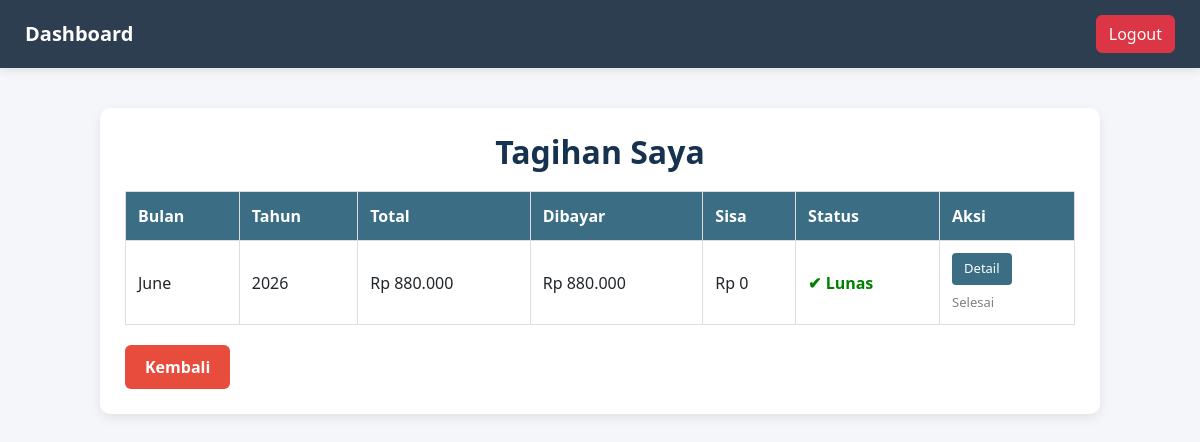
The page /tagihan-penyewa/ (signed in) on the database as committed earlier.
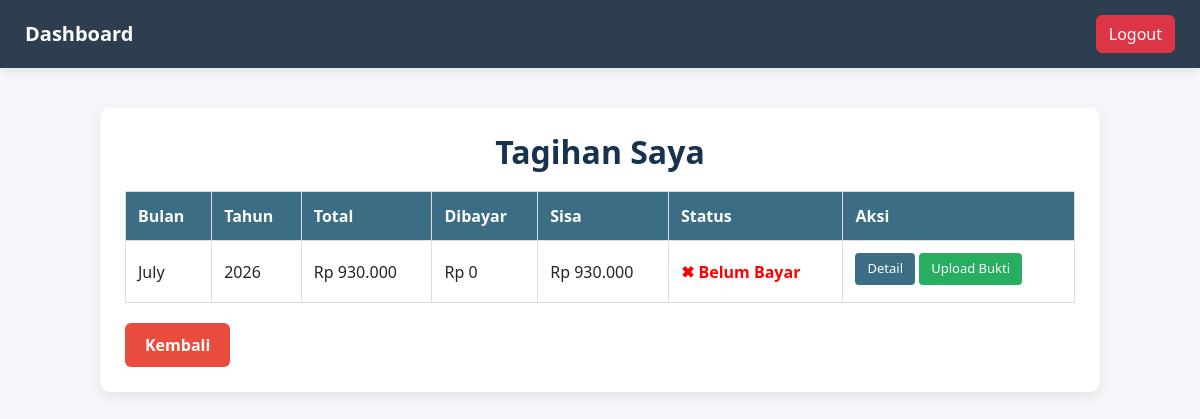
The same page on the database as committed later.
### kos/models.py (models this page shows, shortened)
class Tagihan(models.Model):
    penyewa = models.ForeignKey(Penyewa, on_delete=models.CASCADE)
    tanggal_tagihan = models.DateField(default=timezone.now)
    bulan = models.CharField(max_length=20)
    tahun = models.IntegerField()
    biaya_kamar = models.IntegerField()
    biaya_pindah = models.IntegerField(default=0)
    listrik = models.IntegerField(default=50000)
    air = models.IntegerField(default=30000)
    wifi = models.IntegerField(default=0)
    ac = models.IntegerField(default=0)
    rice_cooker = models.IntegerField(default=0)
    kipas_angin = models.IntegerField(default=0)
    total = models.IntegerField(default=0)
    dibayar = models.IntegerField(default=0)
    sisa = models.IntegerField(default=0)
    status = models.CharField(max_length=20, default="Belum Bayar")
    jatuh_tempo = models.DateField(null=True, blank=True)
    class Meta:
        unique_together = ('penyewa', 'bulan', 'tahun')

### kos/views.py (the view)
# urls.py: path('tagihan-penyewa/', views.tagihan_penyewa, name='tagihan_penyewa'),
@login_required
def tagihan_penyewa(request):
    try:
        penyewa = Penyewa.objects.get(user=request.user)
    except Penyewa.DoesNotExist:
        return redirect('dashboard')
    tagihan = Tagihan.objects.filter(penyewa=penyewa).order_by('-tahun', '-bulan')
    return render(request, 'kos/tagihan_penyewa.html', {
        'tagihan': tagihan
    })

### kos/templates/kos/tagihan_penyewa.html (shortened to what this page needs)
{% extends 'kos/base_user.html' %}
{% load humanize %}
{% block content %}
<div class="container">
    <h2>Tagihan Saya</h2>
    <div class="table-responsive">
        <table>
            <thead>
                <tr>
                    <th>Bulan</th>
                    <th>Tahun</th>
                    <th>Total</th>
                    <th>Dibayar</th>
                    <th>Sisa</th>
                    <th>Status</th>
                    <th>Aksi</th>
                </tr>
            </thead>
            <tbody>
                {% for t in tagihan %}
                <tr>
                    <td>{{ t.bulan }}</td>
                    <td>{{ t.tahun }}</td>
                    <td>Rp {{ t.total|intcomma }}</td>
                    <td>Rp {{ t.dibayar|intcomma }}</td>
                    <td>Rp {{ t.sisa|intcomma }}</td>
                    <td>
                        {% if t.status == "Lunas" %}
                            <span style="color:green; font-weight:bold;">✔ Lunas</span>
                        {% elif t.status == "Masih Utang" %}
                            <span style="color:orange; font-weight:bold;">⚠ Utang</span>
                        {% else %}
                            <span style="color:red; font-weight:bold;">✖ Belum Bayar</span>
                        {% endif %}
                    </td>
                    <td>
                        <a href="{% url 'detail_tagihan' t.id %}" class="btn-detail">Detail</a>
                        {% if t.sisa > 0 %}
                            <button type="button" class="btn-upload" data-bs-toggle="modal" data-bs-target="#modalUpload{{ t.id }}">
                                Upload Bukti
                            </button>
                        {% else %}
                            <span style="color: gray; font-size: 13px; display: block; margin-top: 3px;">Selesai</span>
                        {% endif %}
                    </td>
                </tr>
                {% empty %}
                <tr>
                    <td colspan="7" style="text-align:center;">Belum ada tagihan</td>
                </tr>
                {% endfor %}
            </tbody>
        </table>
    </div>
    <a href="{% url 'dashboard_penyewa' %}" class="btn-back">Kembali</a>
</div>
{% endblock %}

Rows that differ between the two databases and show on the page:
removed Tagihan: bulan "June", tahun "2026", total "880.000", dibayar "880.000", sisa "0", status "✔ Lunas", shows "Selesai"
added Tagihan: bulan "July", tahun "2026", total "930.000", dibayar "0", sisa "930.000", status "✖ Belum Bayar"
